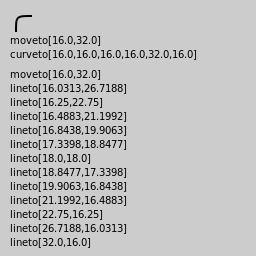

Generate this figure with Julia:
## header to provide surface and context
using Cairo
c = CairoRGBSurface(256,256);
cr = CairoContext(c);

save(cr);
set_source_rgb(cr,0.8,0.8,0.8);    # light gray
rectangle(cr,0.0,0.0,256.0,256.0); # background
fill(cr);
restore(cr);

save(cr);

## original example, following here
move_to(cr, 16.0, 32.0);
curve_to(cr, 16.0, 16.0, 16.0, 16.0, 32.0, 16.0);

opath = Cairo.convert_cairo_path_data(Cairo.copy_path(cr));
dx,dy,ex,ey = path_extents(cr);

fpath = Cairo.convert_cairo_path_data(Cairo.copy_path_flat(cr));

stroke(cr);

restore(cr);

    l = 2 # something like a line counter

    # loop over all entries and just print out command and available points
    for x in opath
        if x.element_type == Cairo.CAIRO_PATH_MOVE_TO
            s0 = "moveto"
        elseif x.element_type == Cairo.CAIRO_PATH_LINE_TO
            s0 = "lineto"
        elseif x.element_type == Cairo.CAIRO_PATH_CURVE_TO
            s0 = "curveto"
        elseif x.element_type == Cairo.CAIRO_PATH_CLOSE_PATH
            s0 = "closepath"
        end
        s1 = repr(x.points)
        move_to(cr,10.0,16.0+(14.0*l))
        l += 1
        show_text(cr,s0*s1); # 
    end

    l = 2 # something like a line counter

    # loop over all entries and just print out command and available points
    for x in fpath
        if x.element_type == Cairo.CAIRO_PATH_MOVE_TO
            s0 = "moveto"
        elseif x.element_type == Cairo.CAIRO_PATH_LINE_TO
            s0 = "lineto"
        elseif x.element_type == Cairo.CAIRO_PATH_CURVE_TO
            s0 = "curveto"
        elseif x.element_type == Cairo.CAIRO_PATH_CLOSE_PATH
            s0 = "closepath"
        end
        s1 = repr(x.points)
        move_to(cr,10.0,50.0+(14.0*l))
        l += 1
        show_text(cr,s0*s1); # 
    end


## mark picture with current date
restore(cr);

move_to(cr,0.0,12.0);
set_source_rgb(cr, 0,0,0);
show_text(cr,Libc.strftime(time()));



write_to_png(c,"sample_copy_path_flat.png");
